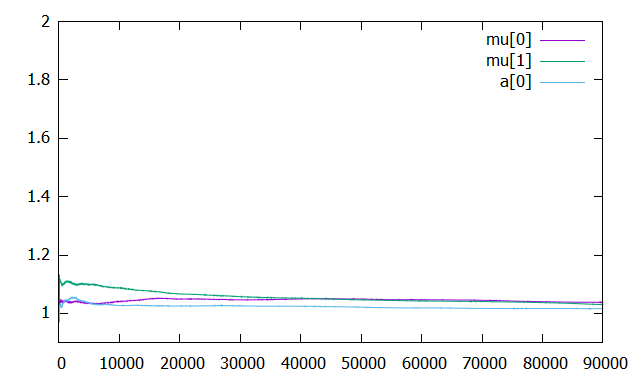

Write the gnuplot code that produced this figure.
#!/gnuplot
#
#    
#    	G N U P L O T
#    	Version 5.2 patchlevel 4    last modified 2018-06-01 
#    
#    	Copyright (C) 1986-1993, 1998, 2004, 2007-2018
#    	Thomas Williams, Colin Kelley and many others
#    
#    	gnuplot home:     http://www.gnuplot.info
#    	faq, bugs, etc:   type "help FAQ"
#    	immediate help:   type "help"  (plot window: hit 'h')
# set terminal wxt 0 enhanced
# set output
unset clip points
set clip one
unset clip two
set errorbars front 1.000000 
set border 31 front lt black linewidth 1.000 dashtype solid
set zdata 
set ydata 
set xdata 
set y2data 
set x2data 
set boxwidth
set style fill  empty border
set style rectangle back fc  bgnd fillstyle   solid 1.00 border lt -1
set style circle radius graph 0.02 
set style ellipse size graph 0.05, 0.03 angle 0 units xy
set dummy x, y
set format x "% h" 
set format y "% h" 
set format x2 "% h" 
set format y2 "% h" 
set format z "% h" 
set format cb "% h" 
set format r "% h" 
set ttics format "% h"
set timefmt "%d/%m/%y,%H:%M"
set angles radians
set tics back
unset grid
unset raxis
set theta counterclockwise right
set style parallel front  lt black linewidth 2.000 dashtype solid
set key title "" center
set key fixed right top vertical Right noreverse enhanced autotitle nobox
set key noinvert samplen 4 spacing 1 width 0 height 0 
set key maxcolumns 0 maxrows 0
set key noopaque
unset label
unset arrow
set style increment default
unset style line
unset style arrow
set style histogram clustered gap 2 title textcolor lt -1
unset object
set style textbox transparent margins  1.0,  1.0 border  lt -1 linewidth  1.0
set offsets 0, 0, 0, 0
set pointsize 1
set pointintervalbox 1
set encoding sjis
unset polar
unset parametric
unset decimalsign
unset micro
unset minussign
set view 60, 30, 1, 1
set view azimuth 0
set rgbmax 255
set samples 100, 100
set isosamples 10, 10
set surface 
unset contour
set cntrlabel  format '%8.3g' font '' start 5 interval 20
set mapping cartesian
set datafile separator whitespace
unset hidden3d
set cntrparam order 4
set cntrparam linear
set cntrparam levels auto 5 unsorted
set cntrparam firstlinetype 0
set cntrparam points 5
set size ratio 0 1,1
set origin 0,0
set style data points
set style function lines
unset xzeroaxis
unset yzeroaxis
unset zzeroaxis
unset x2zeroaxis
unset y2zeroaxis
set xyplane relative 0.5
set tics scale  1, 0.5, 1, 1, 1
set mxtics default
set mytics default
set mztics default
set mx2tics default
set my2tics default
set mcbtics default
set mrtics default
set nomttics
set xtics border in scale 1,0.5 mirror norotate  autojustify
set xtics  norangelimit autofreq 
set ytics border in scale 1,0.5 mirror norotate  autojustify
set ytics  norangelimit autofreq 
set ztics border in scale 1,0.5 nomirror norotate  autojustify
set ztics  norangelimit autofreq 
unset x2tics
unset y2tics
set cbtics border in scale 1,0.5 mirror norotate  autojustify
set cbtics  norangelimit autofreq 
set rtics axis in scale 1,0.5 nomirror norotate  autojustify
set rtics  norangelimit autofreq 
unset ttics
set title "" 
set title  font "" norotate
set timestamp bottom 
set timestamp "" 
set timestamp  font "" norotate
set trange [ * : * ] noreverse nowriteback
set urange [ * : * ] noreverse nowriteback
set vrange [ * : * ] noreverse nowriteback
set xlabel "" 
set xlabel  font "" textcolor lt -1 norotate
set x2label "" 
set x2label  font "" textcolor lt -1 norotate
set xrange [ * : * ] noreverse writeback
set x2range [ * : * ] noreverse writeback
set ylabel "" 
set ylabel  font "" textcolor lt -1 rotate
set y2label "" 
set y2label  font "" textcolor lt -1 rotate
set yrange [ 0.900000 : 2.00000 ] noreverse writeback
set y2range [ * : * ] noreverse writeback
set zlabel "" 
set zlabel  font "" textcolor lt -1 norotate
set zrange [ * : * ] noreverse writeback
set cblabel "" 
set cblabel  font "" textcolor lt -1 rotate
set cbrange [ * : * ] noreverse writeback
set rlabel "" 
set rlabel  font "" textcolor lt -1 norotate
set rrange [ * : * ] noreverse writeback
unset logscale
unset jitter
set zero 1e-08
set lmargin  -1
set bmargin  -1
set rmargin  -1
set tmargin  -1
set locale "Japanese_Japan.932"
set pm3d explicit at s
set pm3d scansautomatic
set pm3d interpolate 1,1 flush begin noftriangles noborder corners2color mean
set pm3d nolighting
set palette positive nops_allcF maxcolors 0 gamma 1.5 color model RGB 
set palette rgbformulae 7, 5, 15
set colorbox default
set colorbox vertical origin screen 0.9, 0.2 size screen 0.05, 0.6 front  noinvert bdefault
set style boxplot candles range  1.50 outliers pt 7 separation 1 labels auto unsorted
set loadpath 
set fontpath 
set psdir
set fit brief errorvariables nocovariancevariables errorscaling prescale nowrap v5
GNUTERM = "wxt"
## Last datafile plotted: "PSRF_mND_r10_Parm3.dat"
plot "../RXMC_mND_1/PSRF_mND_r5_Parm1.dat" using 1:8 w l title "mu[0]", "../RXMC_mND_1/PSRF_mND_r5_Parm2.dat" using 1:8 w l title "mu[1]", "../RXMC_mND_1/PSRF_mND_r5_Parm3.dat" using 1:8 w l title "a[0]"
#    EOF
